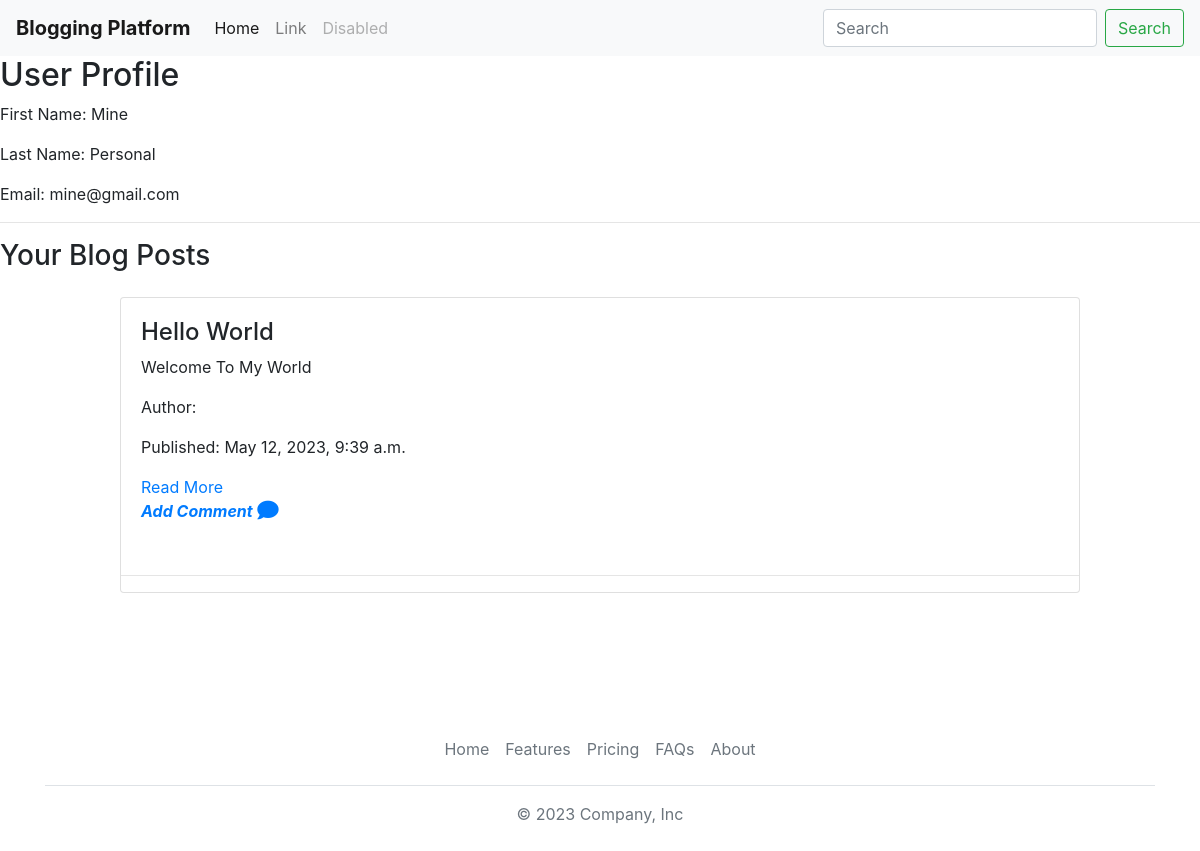
The page /profile/ (signed in) on the database its author committed.
### blogs/models.py (models this page shows, shortened)
class UserProfile(models.Model):
    user = models.OneToOneField(settings.AUTH_USER_MODEL, on_delete=models.CASCADE)
    firstname = models.TextField()
    lastname=models.TextField()

class User(AbstractUser, PermissionsMixin):
    email = models.EmailField(unique=True)
    first_name = models.CharField(max_length=30,unique=False)
    last_name = models.CharField(max_length=30,unique=False)
    is_active = models.BooleanField(default=True)
    is_staff = models.BooleanField(default=False)
    USERNAME_FIELD = 'email'
    REQUIRED_FIELDS = ['first_name', 'last_name']
    objects = UserManager()

class BlogPost(models.Model):
    title = models.CharField(max_length=255)
    description = models.TextField()
    body = models.TextField()
    categories = models.ManyToManyField(Category)
    tags = models.ManyToManyField(Tag)
    author = models.ForeignKey(User, on_delete=models.CASCADE) #this needs to be fixed
    created_at = models.DateTimeField(auto_now_add=True)
    updated_at = models.DateTimeField(auto_now=True)

### blogs/views.py (the view)
# urls.py: path('profile/',profile,name='profile'),
def profile(request):
    blog_posts = BlogPost.objects.all()
    blog_posts = blog_posts.filter(author=request.user).values()
    user_profile = get_object_or_404(UserProfile, user=request.user)
    return render(request, 'profile.html', {'user_profile': user_profile,'blog_posts':blog_posts})

### templates/profile.html
{% extends 'base.html' %}
{% load static %}
{% block content %}
<h2>User Profile</h2>
<p>First Name: {{ user_profile.user.first_name }}</p>
<p>Last Name: {{ user_profile.user.last_name }}</p>
<p>Email: {{ user_profile.user.email }}</p>
<hr>
<h3>Your Blog Posts</h3>
<div class="row card" style="margin: 10%; margin-top:2%;">
{% for post in blog_posts %}
  <div class="column card-body">
    <h4>{{ post.title }}</h4>
    <p>{{ post.description }}</p>
    <p>Author: {{ post.author.get_full_name }}</p>
    <p>Published: {{ post.created_at }}</p>
    <a href="{% url 'post_detail' post.id %}">Read More</a>
    <a href="{% url 'add_comment' post.id %}"><p><i><b>Add Comment</b></i> <i class="fa fa-comment fa-lg"></i></p></a>
  </div>
  <hr>
{% empty %}
  <p>No blog posts found.</p>
{% endfor %}
</div>
{% endblock content %}

### rows shown on the page
UserProfile: user.first_name "Mine", user.last_name "Personal", user.email "mine@gmail.com"
BlogPost: title "Hello World", description "Welcome To My World", created_at "May 12, 2023, 9:39 a.m."
